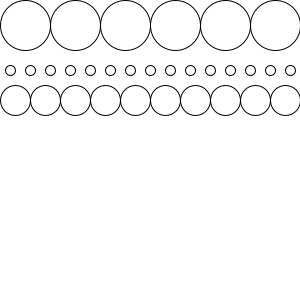
Frame 1 (no input)
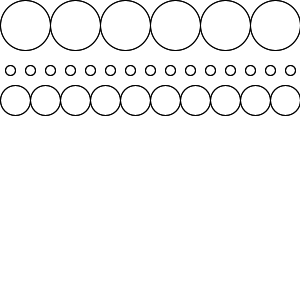
Frame 2 (the mouse pressed at the canvas centre, redrawn once)

The Processing sketch that drew these frames (run headless with seeded random() and noise(); the mouse was pressed at the canvas centre and the sketch redrawn once):

// Processing sketch: processing_85551
// ── processing_85551.pde

void setup()
{
size(300,300); 
background(255); 
smooth();
}

void draw() 
{
  noFill();
  
  for (int i = 25; i<300; i=i+50)
  {ellipse(i,25,50,50);}
  
  for (int i = 10; i<300; i=i+20)
  {ellipse(i,70,10,10);}
  
  for (int i = 15; i<300; i=i+30)
  {ellipse(i,100,30,30);}
  
  
  noLoop();
}
